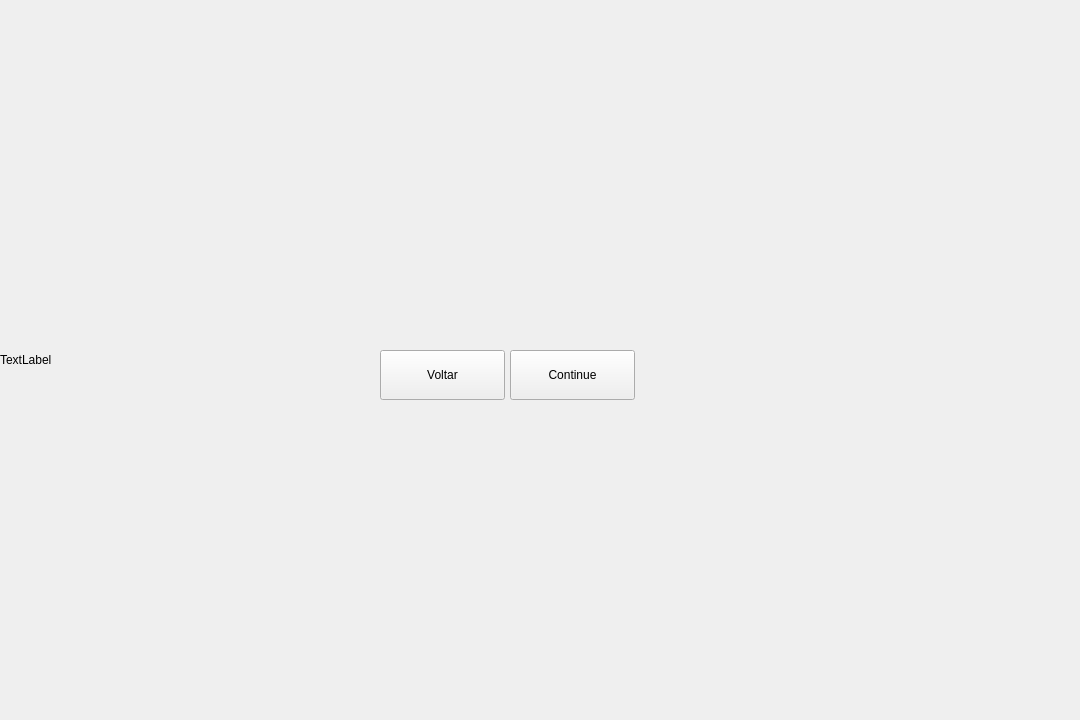
<?xml version="1.0" encoding="UTF-8"?>
<ui version="4.0">
 <class>ThirteenthWindow</class>
 <widget class="QMainWindow" name="ThirteenthWindow">
  <property name="geometry">
   <rect>
    <x>0</x>
    <y>0</y>
    <width>1080</width>
    <height>720</height>
   </rect>
  </property>
  <property name="windowTitle">
   <string>MainWindow</string>
  </property>
  <widget class="QWidget" name="centralwidget">
   <widget class="QLabel" name="label">
    <property name="geometry">
     <rect>
      <x>0</x>
      <y>0</y>
      <width>1080</width>
      <height>720</height>
     </rect>
    </property>
    <property name="text">
     <string>TextLabel</string>
    </property>
   </widget>
   <widget class="QPushButton" name="pushContinueButton">
    <property name="geometry">
     <rect>
      <x>510</x>
      <y>350</y>
      <width>125</width>
      <height>50</height>
     </rect>
    </property>
    <property name="text">
     <string>Continue</string>
    </property>
   </widget>
   <widget class="QPushButton" name="pushBackButton">
    <property name="geometry">
     <rect>
      <x>380</x>
      <y>350</y>
      <width>125</width>
      <height>50</height>
     </rect>
    </property>
    <property name="text">
     <string>Voltar</string>
    </property>
   </widget>
  </widget>
 </widget>
 <resources/>
 <connections/>
</ui>
